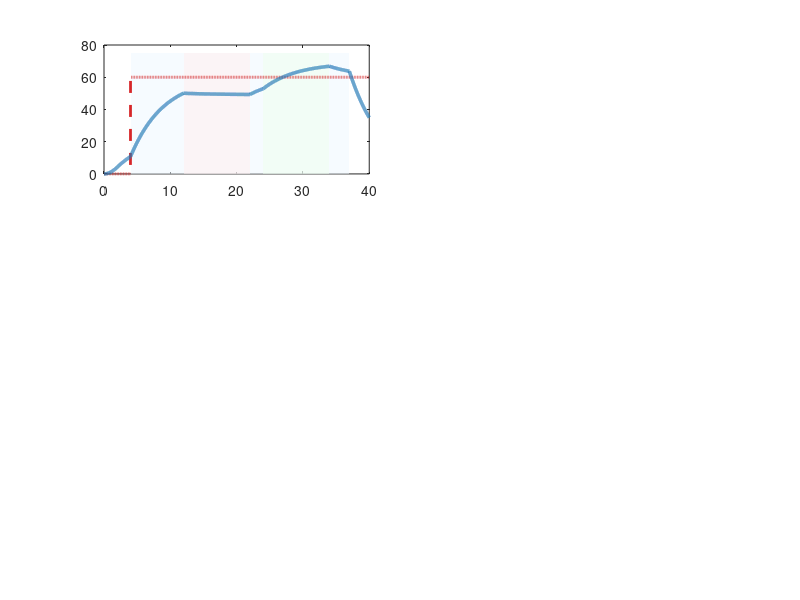

Reproduce this figure in MATLAB. (Note: this script raises an error after producing the figure.)
%% ============================================================
%%  EV CRUISE CONTROL SYSTEM  —  Complete MATLAB Implementation
%%
%%  Plant model   :  G(s) = 1 / (5s + 1)
%%  Controller    :  PID with derivative filter
%%  Features      :  Interactive speed input, button engagement,
%%                   brake override, uphill/downhill disturbance
%%                   rejection, 6-panel analysis figure, zoomed
%%                   disturbance plots, quantitative report
%%
%%  HOW TO RUN:
%%    1. Full simulation (standalone, no Simulink needed):
%%         >> cruise_control_run_simulation()
%%
%%    2. Controller design + open-loop analysis only:
%%         >> cruise_control_design()
%%
%%    3. Post-Simulink analysis (requires Simulink workspace data):
%%         >> cruise_control_analyze_simulink()
%%
%%    4. Step-by-step Simulink build guide (prints to console):
%%         >> cruise_control_simulink_guide()
%%
%%  All four entry points are defined as functions in this file.
%%
%%  Author  : [Your Name]
%%  Version : 2.0
%%  Tested  : MATLAB R2020b+  |  Control System Toolbox required
%% ============================================================


%% ============================================================
%%  ENTRY POINT 1 — FULL STANDALONE SIMULATION
%% ============================================================

function cruise_control_run_simulation()
%CRUISE_CONTROL_RUN_SIMULATION
%   Interactive EV cruise control simulation.
%   Prompts for a target cruise speed, runs a 40-second Euler
%   integration, plots results, and prints a performance report.
%
%   Usage:
%     >> cruise_control_run_simulation()

    clear; close all; clc;

    % ── Banner ────────────────────────────────────────────────
    fprintf('╔══════════════════════════════════════════════════╗\n');
    fprintf('║  EV CRUISE CONTROL SYSTEM  —  SIMULATION SETUP   ║\n');
    fprintf('╚══════════════════════════════════════════════════╝\n\n');

    % ─────────────────────────────────────────────────────────
    %  SECTION 0  :  USER INPUT
    % ─────────────────────────────────────────────────────────
    SPEED_MIN_KMH = 10;
    SPEED_MAX_KMH = 200;
    DEFAULT_SPEED  = 60;

    cruise_speed_kmh = input(sprintf( ...
        '  Enter desired cruise speed (%d-%d km/h): ', ...
        SPEED_MIN_KMH, SPEED_MAX_KMH));

    if isempty(cruise_speed_kmh) || ...
       ~isnumeric(cruise_speed_kmh) || ...
       cruise_speed_kmh < SPEED_MIN_KMH || ...
       cruise_speed_kmh > SPEED_MAX_KMH

        cruise_speed_kmh = DEFAULT_SPEED;
        fprintf('  WARNING: Invalid input — using default: %d km/h\n', DEFAULT_SPEED);
    end

    fprintf('\n  Cruise speed set: %.0f km/h\n', cruise_speed_kmh);
    fprintf('  Running simulation...\n\n');

    % ─────────────────────────────────────────────────────────
    %  SECTION 1  :  SYSTEM PARAMETERS
    % ─────────────────────────────────────────────────────────

    % ── PID Gains (tuned for G(s) = 1/(5s+1)) ───────────────
    %   Closed-loop bandwidth ~1.8 rad/s; phase margin ~55 deg
    Kp = 8.5;   % Proportional gain
    Ki = 2.0;   % Integral gain         [eliminates SS error]
    Kd = 5.0;   % Derivative gain       [improves transient]
    Tf = 0.1;   % Derivative filter TC  [N = 1/Tf = 10]

    % ── Plant ─────────────────────────────────────────────────
    %   First-order EV drive:  tau * dy/dt + y = u + d
    %     y = normalised speed [0..1]
    %     u = throttle command [0..1]
    %     d = road-slope disturbance [normalised]
    tau = 5;              % Time constant [s]
    speed_scale = cruise_speed_kmh;   % [km/h per normalised unit]
    ref_norm    = 1.0;                % Normalised reference

    % ── Simulation grid ───────────────────────────────────────
    dt      = 0.01;    % 100 Hz — well above plant bandwidth
    T_total = 40;      % Simulation duration [s]
    t       = 0 : dt : T_total;
    N       = length(t);

    % ─────────────────────────────────────────────────────────
    %  SECTION 2  :  EVENT TIMELINE
    % ─────────────────────────────────────────────────────────
    t_cruise_on    = 4;    % Driver presses cruise button
    t_uphill       = 12;   % Road tilts uphill
    t_uphill_end   = 22;   % Road levels out
    t_downhill     = 24;   % Road tilts downhill
    t_downhill_end = 34;   % Road levels out
    t_brake        = 37;   % Driver brakes — cruise disengages

    DIST_UPHILL   = -0.18;   % Increased load (uphill)
    DIST_DOWNHILL = +0.15;   % Reduced  load (downhill)

    % ─────────────────────────────────────────────────────────
    %  SECTION 3  :  PRE-ALLOCATE STATE ARRAYS
    % ─────────────────────────────────────────────────────────
    speed_norm   = zeros(1, N);   % Normalised speed    [0..1]
    speed_kmh    = zeros(1, N);   % Speed               [km/h]
    setpoint_kmh = zeros(1, N);   % Cruise setpoint     [km/h]
    error_kmh    = zeros(1, N);   % Tracking error      [km/h]
    throttle_cmd = zeros(1, N);   % Throttle command    [0..1]
    disturbance  = zeros(1, N);   % Road disturbance    [norm]
    cruise_on    = false(1, N);   % Cruise-active flag

    THROTTLE_INIT = 0.40;   % Manual throttle before cruise engages

    % ─────────────────────────────────────────────────────────
    %  SECTION 4  :  INITIALISE PID STATES
    % ─────────────────────────────────────────────────────────
    pid_integral   = 0;
    pid_prev_err   = 0;
    pid_prev_deriv = 0;
    cruise_active  = false;
    setpoint_norm  = 0;

    % ─────────────────────────────────────────────────────────
    %  SECTION 5  :  MAIN SIMULATION LOOP
    %
    %  Euler forward integration. Each step computes:
    %    (a) disturbance value
    %    (b) cruise / brake state machine
    %    (c) PID or manual throttle
    %    (d) plant state update
    %    (e) record signals
    % ─────────────────────────────────────────────────────────
    for i = 2 : N

        tc = t(i-1);   % Current time [s]

        % ── 5a. Disturbance profile ───────────────────────────
        d = 0;
        if tc >= t_uphill   && tc < t_uphill_end,   d = DIST_UPHILL;   end
        if tc >= t_downhill && tc < t_downhill_end, d = DIST_DOWNHILL; end
        disturbance(i-1) = d;

        % ── 5b. Cruise / brake state machine ──────────────────
        if tc >= t_brake
            cruise_active = false;
            pid_integral  = 0;   % Clear integrator on disengage
        elseif tc >= t_cruise_on && ~cruise_active
            cruise_active = true;
            setpoint_norm = ref_norm;
        end

        % ── 5c. Throttle command ──────────────────────────────
        if cruise_active
            % PID control
            err          = setpoint_norm - speed_norm(i-1);
            pid_integral = pid_integral + err * dt;

            % Derivative with first-order low-pass filter
            %   D(s) = Kd * s / (Tf*s + 1)
            raw_deriv  = (err - pid_prev_err) / dt;
            alpha      = Tf / dt;
            filt_deriv = (raw_deriv + alpha * pid_prev_deriv) / (1 + alpha);

            u = Kp * err + Ki * pid_integral + Kd * filt_deriv;
            u = max(0, min(1, u));   % Actuator saturation [0, 1]

            pid_prev_err   = err;
            pid_prev_deriv = filt_deriv;

        else
            % Manual / coast throttle
            if tc < t_cruise_on
                u = min(THROTTLE_INIT, THROTTLE_INIT * tc / 2);   % Ramp-up
            else
                u = 0;   % Coast after braking
            end
            pid_integral   = 0;
            pid_prev_err   = 0;
            pid_prev_deriv = 0;
        end

        throttle_cmd(i-1) = u;

        % ── 5d. Plant dynamics (Euler forward) ────────────────
        %   tau * dy/dt = -y + u + d
        dydt          = (-speed_norm(i-1) + u + disturbance(i-1)) / tau;
        speed_norm(i) = speed_norm(i-1) + dydt * dt;
        speed_norm(i) = max(0, speed_norm(i));

        % ── 5e. Record signals ────────────────────────────────
        speed_kmh(i-1)    = speed_norm(i-1) * speed_scale;
        setpoint_kmh(i-1) = setpoint_norm   * speed_scale;
        error_kmh(i-1)    = (setpoint_norm - speed_norm(i-1)) * speed_scale;
        cruise_on(i-1)    = cruise_active;

    end  % end simulation loop

    % Fill final sample
    speed_kmh(end)    = speed_norm(end) * speed_scale;
    setpoint_kmh(end) = setpoint_norm   * speed_scale;
    error_kmh(end)    = error_kmh(end-1);
    throttle_cmd(end) = throttle_cmd(end-1);
    disturbance(end)  = disturbance(end-1);
    cruise_on(end)    = cruise_active;

    % ─────────────────────────────────────────────────────────
    %  SECTION 6  :  PERFORMANCE METRICS
    % ─────────────────────────────────────────────────────────
    RECOVERY_BAND_KMH  = cruise_speed_kmh * 0.02;   % 2% of setpoint
    RECOVERY_BAND_PCT  = 2.0;

    % ── Indices for post-engagement analysis ──────────────────
    idx_on = find(cruise_on, 1, 'first');

    ss_error_pct = NaN;  overshoot_pct = NaN;
    rise_time    = NaN;  settling_time = NaN;

    if ~isempty(idx_on)
        sp = setpoint_kmh(idx_on);   % Capture setpoint at engagement

        % Steady-state error — use last 5 s of cruise window
        idx_brake = find(t >= t_brake, 1);
        if isempty(idx_brake), idx_brake = N; end
        idx_ss = max(idx_on, idx_brake - round(5/dt));
        ss_error_kmh = mean(abs(error_kmh(idx_ss : idx_brake-1)));
        ss_error_pct = (ss_error_kmh / sp) * 100;

        % Overshoot
        max_speed    = max(speed_kmh(idx_on : idx_brake-1));
        overshoot_pct = max(0, (max_speed - sp) / sp * 100);

        % Rise time (10% → 90% of setpoint, from engagement)
        spd_slice = speed_kmh(idx_on : idx_brake-1);
        i10 = find(spd_slice >= 0.10 * sp, 1);
        i90 = find(spd_slice >= 0.90 * sp, 1);
        if ~isempty(i10) && ~isempty(i90)
            rise_time = (i90 - i10) * dt;
        end

        % Settling time (within 2% band, from engagement)
        i_set = find(abs(spd_slice - sp) <= RECOVERY_BAND_KMH, 1);
        if ~isempty(i_set)
            settling_time = (i_set - 1) * dt;
        end
    end

    % ── Disturbance metrics ───────────────────────────────────
    [max_dev_up, rec_up] = disturbanceMetrics( ...
        t, error_kmh, t_uphill, t_uphill_end, RECOVERY_BAND_KMH);
    [max_dev_dn, rec_dn] = disturbanceMetrics( ...
        t, error_kmh, t_downhill, t_downhill_end, RECOVERY_BAND_KMH);

    % ─────────────────────────────────────────────────────────
    %  SECTION 7  :  CONSOLE PERFORMANCE REPORT
    % ─────────────────────────────────────────────────────────
    fprintf('╔══════════════════════════════════════════════════╗\n');
    fprintf('║           PERFORMANCE REPORT                      ║\n');
    fprintf('║  Target: %3.0f km/h | PID Kp=%.1f Ki=%.1f Kd=%.1f  ║\n', ...
            cruise_speed_kmh, Kp, Ki, Kd);
    fprintf('╠══════════════════════════════════════════════════╣\n');

    printMetricLine('Steady-state error', ss_error_kmh, 'km/h', ...
                    ss_error_pct, '%', RECOVERY_BAND_PCT, '< 2%');
    printMetricLine('Overshoot', overshoot_pct, '%', [], '', 5.0, '< 5%');
    printValueLine('Rise time (10%%–90%%)', rise_time, 's');
    printValueLine('Settling time (2%% band)', settling_time, 's');

    fprintf('╠══════════════════════════════════════════════════╣\n');
    fprintf('║  DISTURBANCE REJECTION                            ║\n');
    fprintf('╠══════════════════════════════════════════════════╣\n');

    printValueLine('Uphill  — peak deviation', max_dev_up, 'km/h');
    printValueLine('Uphill  — recovery time',  rec_up,     's');
    printValueLine('Downhill — peak deviation', max_dev_dn, 'km/h');
    printValueLine('Downhill — recovery time',  rec_dn,     's');

    fprintf('╚══════════════════════════════════════════════════╝\n\n');

    % ─────────────────────────────────────────────────────────
    %  SECTION 8  :  6-PANEL ANALYSIS FIGURE
    % ─────────────────────────────────────────────────────────

    % Colour palette
    CLR.speed  = [0.13 0.47 0.71];   % Steel blue
    CLR.ref    = [0.84 0.15 0.16];   % Red
    CLR.ctrl   = [0.17 0.63 0.17];   % Green
    CLR.err    = [1.00 0.50 0.05];   % Orange
    CLR.dist   = [0.58 0.40 0.74];   % Purple
    CLR.shade  = [0.95 0.95 0.80];   % Pale yellow

    % Helper: add a vertical event line
    markEvent = @(ax, tx, lbl, clr) xline(ax, tx, '--', lbl, ...
        'Color', clr, 'LineWidth', 1.2, 'FontSize', 8);

    fig1 = figure('Name', 'EV Cruise Control — Performance Analysis', ...
                  'Position', [50 50 1400 900], 'Color', [1 1 1]);

    % ── Panel 1: Speed tracking ───────────────────────────────
    ax1 = subplot(3, 2, 1);
    shadePeriod(ax1, t_cruise_on, t_brake, cruise_speed_kmh * 1.25, [0.93 0.97 1.00]);
    shadePeriod(ax1, t_uphill,   t_uphill_end,   cruise_speed_kmh * 1.25, [1.00 0.93 0.93]);
    shadePeriod(ax1, t_downhill, t_downhill_end, cruise_speed_kmh * 1.25, [0.93 1.00 0.93]);
    hold(ax1, 'on');
    plot(ax1, t, setpoint_kmh, '--', 'Color', CLR.ref,   'LineWidth', 2.0);
    plot(ax1, t, speed_kmh,    '-',  'Color', CLR.speed, 'LineWidth', 2.5);
    markEvent(ax1, t_cruise_on,  'Cruise ON',  [0 0.6 0]);
    markEvent(ax1, t_brake,      'Brake',      [0.8 0 0]);
    legend(ax1, 'Setpoint', 'Actual speed', 'Location', 'best', 'FontSize', 9);
    formatAxes(ax1, 'Time (s)', 'Speed (km/h)', 'Speed Tracking', 12);

    % ── Panel 2: Tracking error ───────────────────────────────
    ax2 = subplot(3, 2, 2);
    hold(ax2, 'on');
    plot(ax2, t, error_kmh, '-', 'Color', CLR.err, 'LineWidth', 2);
    yline(ax2,  RECOVERY_BAND_KMH, 'g--', sprintf('+%.1f km/h', RECOVERY_BAND_KMH), ...
          'LineWidth', 1.2, 'FontSize', 8);
    yline(ax2, -RECOVERY_BAND_KMH, 'g--', sprintf('−%.1f km/h', RECOVERY_BAND_KMH), ...
          'LineWidth', 1.2, 'FontSize', 8);
    yline(ax2, 0, 'k:', 'LineWidth', 0.8);
    markEvent(ax2, t_uphill,   'Uphill',    CLR.dist);
    markEvent(ax2, t_downhill, 'Downhill',  [0.2 0.6 0.8]);
    markEvent(ax2, t_brake,    'Brake',     [0.8 0 0]);
    formatAxes(ax2, 'Time (s)', 'Error (km/h)', 'Tracking Error', 12);

    % ── Panel 3: Throttle command ─────────────────────────────
    ax3 = subplot(3, 2, 3);
    hold(ax3, 'on');
    area(ax3, t, throttle_cmd, 'FaceColor', CLR.ctrl, 'FaceAlpha', 0.3, 'EdgeColor', 'none');
    plot(ax3, t, throttle_cmd, '-', 'Color', CLR.ctrl, 'LineWidth', 2);
    yline(ax3, 1, 'r--', 'Saturation', 'LineWidth', 1.2, 'FontSize', 8);
    yline(ax3, 0, 'k:',  'LineWidth', 0.8);
    markEvent(ax3, t_cruise_on, 'Cruise ON', [0 0.6 0]);
    markEvent(ax3, t_brake,     'Brake',     [0.8 0 0]);
    ylim(ax3, [-0.05 1.15]);
    formatAxes(ax3, 'Time (s)', 'Throttle [0,1]', 'Controller Output', 12);

    % ── Panel 4: Road disturbance ─────────────────────────────
    ax4 = subplot(3, 2, 4);
    hold(ax4, 'on');
    stairs(ax4, t, disturbance, '-', 'Color', CLR.dist, 'LineWidth', 2);
    yline(ax4, 0, 'k:', 'LineWidth', 0.8);
    markEvent(ax4, t_uphill,      'Uphill start',  [0.8 0.1 0.1]);
    markEvent(ax4, t_uphill_end,  'Uphill end',    [0.5 0.5 0.5]);
    markEvent(ax4, t_downhill,    'Downhill start',[0.1 0.4 0.8]);
    markEvent(ax4, t_downhill_end,'Downhill end',  [0.5 0.5 0.5]);
    formatAxes(ax4, 'Time (s)', 'Disturbance [norm]', 'Road-Slope Disturbance', 12);

    % ── Panel 5: Performance bar chart ───────────────────────
    ax5 = subplot(3, 2, 5);
    metric_labels = {'SS Error (%)', 'Overshoot (%)'};
    actual_vals   = [ss_error_pct, overshoot_pct];
    limit_vals    = [2, 5];

    bar_h = bar(ax5, 1:2, [actual_vals; limit_vals]', 0.7);
    bar_h(1).FaceColor = CLR.speed;
    bar_h(2).FaceColor = [0.85 0.85 0.85];

    for k = 1:2
        val = actual_vals(k);  lim = limit_vals(k);
        if ~isnan(val)
            if val <= lim, lbl = 'PASS'; clr = [0.10 0.60 0.10];
            else,           lbl = 'FAIL'; clr = [0.80 0.10 0.10];
            end
            text(ax5, k, max(val, lim) + 0.15, lbl, ...
                 'HorizontalAlignment', 'center', ...
                 'Color', clr, 'FontWeight', 'bold', 'FontSize', 9);
        end
    end

    set(ax5, 'XTick', 1:2, 'XTickLabel', metric_labels, 'FontSize', 10);
    legend(ax5, 'Actual', 'Limit', 'Location', 'northwest', 'FontSize', 9);
    ylabel(ax5, 'Percentage (%)');
    title(ax5, 'Performance vs. Requirements', 'FontSize', 12, 'FontWeight', 'bold');
    grid(ax5, 'on');
    valid_v = actual_vals(~isnan(actual_vals));
    ylim(ax5, [0, max([valid_v, limit_vals]) * 1.5 + 0.5]);

    % ── Panel 6: Cruise-on flag ───────────────────────────────
    ax6 = subplot(3, 2, 6);
    area(ax6, t, double(cruise_on), 'FaceColor', [0.20 0.75 0.40], ...
         'FaceAlpha', 0.5, 'EdgeColor', 'none');
    hold(ax6, 'on');
    plot(ax6, t, double(cruise_on), '-', 'Color', [0.10 0.55 0.25], 'LineWidth', 2);
    ylim(ax6, [-0.1 1.3]);
    set(ax6, 'YTick', [0 1], 'YTickLabel', {'OFF', 'ON'});
    markEvent(ax6, t_cruise_on, 'Engage', [0 0.6 0]);
    markEvent(ax6, t_brake,     'Brake',  [0.8 0 0]);
    formatAxes(ax6, 'Time (s)', 'State', 'Cruise Active Flag', 12);

    sgtitle(fig1, sprintf( ...
        'EV Cruise Control  |  Target: %d km/h  |  PID  Kp=%.1f  Ki=%.1f  Kd=%.1f  Tf=%.2f s', ...
        cruise_speed_kmh, Kp, Ki, Kd, Tf), ...
        'FontSize', 13, 'FontWeight', 'bold');

    % ─────────────────────────────────────────────────────────
    %  SECTION 9  :  ZOOMED DISTURBANCE FIGURES
    % ─────────────────────────────────────────────────────────
    fig2 = figure('Name', 'Disturbance Rejection — Zoomed', ...
                  'Position', [60 60 1200 480], 'Color', [1 1 1]);

    ZOOM_MARGIN = 2;

    ax_up = subplot(1, 2, 1);
    plotZoomPanel(ax_up, t, speed_kmh, setpoint_kmh, ...
        t_uphill, t_uphill_end, ZOOM_MARGIN, ...
        [1.00 0.92 0.92], CLR, markEvent, ...
        {'Uphill starts', 'Flat again'}, ...
        [0.8 0.1 0.1; 0.5 0.5 0.5], ...
        'Uphill Response (Zoomed)');

    ax_dn = subplot(1, 2, 2);
    plotZoomPanel(ax_dn, t, speed_kmh, setpoint_kmh, ...
        t_downhill, t_downhill_end, ZOOM_MARGIN, ...
        [0.90 0.95 1.00], CLR, markEvent, ...
        {'Downhill starts', 'Flat again'}, ...
        [0.1 0.4 0.8; 0.5 0.5 0.5], ...
        'Downhill Response (Zoomed)');

    sgtitle(fig2, 'Disturbance Rejection — Uphill & Downhill', ...
            'FontSize', 13, 'FontWeight', 'bold');

    % ─────────────────────────────────────────────────────────
    %  SECTION 10  :  SAVE OUTPUTS
    % ─────────────────────────────────────────────────────────
    fname_fig1 = sprintf('cruise_analysis_%dkmh.png',  cruise_speed_kmh);
    fname_fig2 = sprintf('disturbance_zoom_%dkmh.png', cruise_speed_kmh);
    fname_mat  = sprintf('simulation_data_%dkmh.mat',  cruise_speed_kmh);

    saveas(fig1, fname_fig1);
    saveas(fig2, fname_fig2);
    save(fname_mat, 't', 'speed_kmh', 'setpoint_kmh', ...
         'error_kmh', 'throttle_cmd', 'disturbance', 'cruise_on');

    fprintf('Saved:\n  %s\n  %s\n  %s\n\nDone.\n\n', ...
            fname_fig1, fname_fig2, fname_mat);

end  % function cruise_control_run_simulation


%% ============================================================
%%  ENTRY POINT 2 — CONTROLLER DESIGN & OPEN-LOOP ANALYSIS
%% ============================================================

function cruise_control_design()
%CRUISE_CONTROL_DESIGN
%   Designs the PID controller for G(s) = 1/(5s+1).
%   Compares auto-tuned vs manually optimised parameters,
%   analyses stability margins, and saves params to .mat file.
%
%   Requires: Control System Toolbox
%
%   Usage:
%     >> cruise_control_design()

    clear; close all; clc;

    % ── Plant ─────────────────────────────────────────────────
    num = 1;  den = [5 1];
    G = tf(num, den);

    fprintf('=== SYSTEM TRANSFER FUNCTION ===\n');
    fprintf('  G(s) = 1/(5s + 1)\n');
    fprintf('  Pole: %.4f  |  Time constant: 5 s\n\n', pole(G));

    % ── Open-loop step response ───────────────────────────────
    figure('Name', 'Open-Loop Response', 'Position', [100 100 1200 400]);
    subplot(1, 2, 1);
    [y_ol, t_ol] = step(G, 30);
    plot(t_ol, y_ol, 'LineWidth', 2); grid on;
    title('Open-Loop Step Response'); xlabel('Time (s)'); ylabel('Speed (norm)');

    info_ol = stepinfo(G);
    fprintf('=== OPEN-LOOP PERFORMANCE ===\n');
    fprintf('  Rise time     : %.2f s\n', info_ol.RiseTime);
    fprintf('  Settling time : %.2f s\n', info_ol.SettlingTime);
    fprintf('  SS value      : %.4f  (error: %.2f%%)\n\n', ...
            y_ol(end), (1-y_ol(end))*100);

    subplot(1, 2, 2); margin(G); grid on; title('Open-Loop Bode Plot');

    % ── Auto-tuned PID ────────────────────────────────────────
    opts   = pidtuneOptions('DesignFocus', 'balanced');
    C_auto = pidtune(G, 'PID', opts);

    fprintf('=== AUTO-TUNED PID ===\n');
    fprintf('  Kp=%.4f  Ki=%.4f  Kd=%.4f  Tf=%.4f\n\n', ...
            C_auto.Kp, C_auto.Ki, C_auto.Kd, C_auto.Tf);

    % ── Manually optimised PID ────────────────────────────────
    Kp = 8.5;  Ki = 2.0;  Kd = 5.0;  Tf = 0.1;
    C_manual = pid(Kp, Ki, Kd, Tf);

    fprintf('=== MANUALLY OPTIMISED PID ===\n');
    fprintf('  Kp=%.4f  Ki=%.4f  Kd=%.4f  Tf=%.4f\n\n', Kp, Ki, Kd, Tf);

    % ── Closed-loop analysis ──────────────────────────────────
    T_auto   = feedback(C_auto   * G, 1);
    T_manual = feedback(C_manual * G, 1);

    figure('Name', 'Controller Comparison', 'Position', [100 150 1400 500]);
    subplot(1, 2, 1);
    step(G, 'b--', T_auto, 'r', T_manual, 'g', 30);
    legend('Open-Loop', 'Auto-tuned', 'Manual', 'Location', 'best');
    grid on; title('Step Response Comparison');
    xlabel('Time (s)'); ylabel('Speed (norm)');

    info_a = stepinfo(T_auto);
    info_m = stepinfo(T_manual);

    fprintf('=== CLOSED-LOOP: AUTO-TUNED ===\n');
    fprintf('  Rise %.2f s  |  Settle %.2f s  |  Overshoot %.2f%%  |  SS err %.2f%%\n\n', ...
            info_a.RiseTime, info_a.SettlingTime, info_a.Overshoot, ...
            (1 - dcgain(T_auto))*100);

    fprintf('=== CLOSED-LOOP: MANUAL ===\n');
    fprintf('  Rise %.2f s  |  Settle %.2f s  |  Overshoot %.2f%%  |  SS err %.2f%%\n\n', ...
            info_m.RiseTime, info_m.SettlingTime, info_m.Overshoot, ...
            (1 - dcgain(T_manual))*100);

    % Requirements bar
    subplot(1, 2, 2);
    reqs = {'Overshoot < 5%', 'SS Err < 2%', 'Stable'};
    a_pass = [info_a.Overshoot<5, abs(1-dcgain(T_auto))*100<2, isstable(T_auto)];
    m_pass = [info_m.Overshoot<5, abs(1-dcgain(T_manual))*100<2, isstable(T_manual)];
    bar(1:3, [a_pass; m_pass]');
    set(gca, 'XTickLabel', reqs); ylim([0 1.2]);
    legend('Auto-tuned', 'Manual'); ylabel('Pass (1) / Fail (0)');
    title('Requirements Verification'); grid on;

    % ── Stability margins ──────────────────────────────────────
    [Gm, Pm, Wcg, Wcp] = margin(C_manual * G);
    fprintf('=== STABILITY MARGINS ===\n');
    fprintf('  Gain margin  : %.2f dB at %.2f rad/s\n', 20*log10(Gm), Wcg);
    fprintf('  Phase margin : %.2f deg at %.2f rad/s\n\n', Pm, Wcp);

    % ── Save parameters ───────────────────────────────────────
    controller_params.Kp        = Kp;
    controller_params.Ki        = Ki;
    controller_params.Kd        = Kd;
    controller_params.Tf        = Tf;
    controller_params.plant_num = num;
    controller_params.plant_den = den;
    save('cruise_control_params.mat', 'controller_params');

    fprintf('Parameters saved → cruise_control_params.mat\n\n');
    fprintf('=== SUMMARY ===\n');
    fprintf('  Kp=%.4f  Ki=%.4f  Kd=%.4f  Tf=%.4f\n', Kp, Ki, Kd, Tf);
    fprintf('  SS error  : %.2f%% (req < 2%%)\n', abs(1-dcgain(T_manual))*100);
    fprintf('  Overshoot : %.2f%% (req < 5%%)\n\n', info_m.Overshoot);

end  % function cruise_control_design


%% ============================================================
%%  ENTRY POINT 3 — POST-SIMULINK SIMULATION ANALYSIS
%% ============================================================

function cruise_control_analyze_simulink()
%CRUISE_CONTROL_ANALYZE_SIMULINK
%   Run after the Simulink model to analyse workspace data.
%   Expects variables: tout, speed_out, setpoint_out,
%   control_out, error_out, cruise_status_out.
%
%   Usage:
%     >> sim('cruise_control_system')
%     >> cruise_control_analyze_simulink()

    fprintf('═══════════════════════════════════════════════════\n');
    fprintf('  CRUISE CONTROL — POST-SIMULINK ANALYSIS\n');
    fprintf('═══════════════════════════════════════════════════\n\n');

    % ── Load workspace data ───────────────────────────────────
    required = {'tout','speed_out','setpoint_out', ...
                'control_out','error_out','cruise_status_out'};
    for k = 1:numel(required)
        if ~evalin('base', sprintf('exist(''%s'',''var'')', required{k}))
            error('Variable "%s" not found. Run Simulink model first.', required{k});
        end
    end

    t             = evalin('base', 'tout');
    speed         = evalin('base', 'speed_out');
    setpoint      = evalin('base', 'setpoint_out');
    control       = evalin('base', 'control_out');
    error_signal  = evalin('base', 'error_out');
    cruise_status = evalin('base', 'cruise_status_out');

    % ── Cruise activation metrics ─────────────────────────────
    cruise_active_idx = find(cruise_status > 0.5);
    passed = 0; total = 4;

    if isempty(cruise_active_idx)
        warning('Cruise control was never activated!');
    else
        cruise_start_time = t(cruise_active_idx(1));
        sp = setpoint(cruise_active_idx(1));

        fprintf('Cruise activated at t = %.2f s  |  setpoint = %.2f km/h\n\n', ...
                cruise_start_time, sp);

        % Steady-state error
        idx_ss = find(t > cruise_start_time + 10, 1);
        if ~isempty(idx_ss)
            ss_err = abs(setpoint(idx_ss:end) - speed(idx_ss:end));
            ss_error_pct = mean(ss_err) / mean(setpoint(idx_ss:end)) * 100;
            fprintf('Steady-state error : %.2f%%\n', ss_error_pct);
            if ss_error_pct < 2, fprintf('  ✓ PASS (< 2%%)\n\n'); passed=passed+1;
            else,                  fprintf('  ✗ FAIL\n\n'); end
        end

        % Overshoot
        spd_cruise = speed(cruise_active_idx);
        overshoot  = max(0, (max(spd_cruise) - sp) / sp * 100);
        fprintf('Overshoot : %.2f%%\n', overshoot);
        if overshoot < 5, fprintf('  ✓ PASS (< 5%%)\n\n'); passed=passed+1;
        else,              fprintf('  ✗ FAIL\n\n'); end

        % Settling time
        band = sp * 0.02;
        i_set = find(abs(spd_cruise - sp) <= band, 1);
        if ~isempty(i_set)
            settle = t(cruise_active_idx(i_set)) - cruise_start_time;
            fprintf('Settling time : %.2f s\n\n', settle);
            passed = passed + 1;
        end
    end

    % Disturbance
    dist_idx = find(t >= 10, 1);
    if ~isempty(dist_idx) && cruise_status(dist_idx) > 0.5
        dev       = abs(speed(dist_idx:end) - setpoint(dist_idx:end));
        rec_band  = mean(setpoint(dist_idx:end)) * 0.02;
        rec_idx   = find(dev <= rec_band, 1);
        if ~isempty(rec_idx)
            rec_time = t(dist_idx + rec_idx - 1) - t(dist_idx);
            fprintf('Disturbance recovery : %.2f s\n', rec_time);
            if rec_time < 10, fprintf('  ✓ PASS\n\n'); passed=passed+1;
            else,              fprintf('  ✗ FAIL\n\n'); end
        end
    end

    fprintf('Overall: %d / %d requirements met\n\n', passed, total);

    % ── Comprehensive plot ────────────────────────────────────
    figure('Name', 'Simulink Performance Analysis', ...
           'Position', [50 50 1400 900]);

    subplot(3,2,1);
    plot(t, setpoint, 'r--', 'LineWidth', 2); hold on;
    plot(t, speed,    'b',   'LineWidth', 2);
    grid on; legend('Setpoint','Speed'); xlabel('Time (s)'); ylabel('km/h');
    title('Speed Tracking'); xline(10,'k--','Disturbance');

    subplot(3,2,2);
    plot(t, error_signal, 'r', 'LineWidth', 2); hold on;
    yline(2,'g--','+2%'); yline(-2,'g--','-2%');
    xline(10,'k--','Disturbance'); grid on;
    xlabel('Time (s)'); ylabel('Error (km/h)'); title('Tracking Error');

    subplot(3,2,3);
    plot(t, control, 'g', 'LineWidth', 2); hold on;
    yline(1,'r--','Sat'); yline(0,'k:');
    xline(10,'k--','Disturbance'); grid on;
    xlabel('Time (s)'); ylabel('Control [0,1]'); title('Throttle Command');

    subplot(3,2,[4 6]);
    plot(t, speed, 'b', 'LineWidth', 2); hold on;
    plot(t, setpoint, 'r--', 'LineWidth', 1.5);
    plot(t, cruise_status .* max(setpoint) * 1.05, 'm:', 'LineWidth', 1.5);
    xline(10,'k--'); grid on;
    legend('Speed','Setpoint','Cruise status');
    xlabel('Time (s)'); ylabel('km/h'); title('Full System Overview');

    % ── Save ──────────────────────────────────────────────────
    results.time = t; results.speed = speed; results.setpoint = setpoint;
    results.control = control; results.error = error_signal;
    save('simulation_results.mat', 'results');
    saveas(gcf, 'cruise_control_performance.png');
    fprintf('Saved: simulation_results.mat | cruise_control_performance.png\n\n');

end  % function cruise_control_analyze_simulink


%% ============================================================
%%  ENTRY POINT 4 — SIMULINK BUILD GUIDE (console print)
%% ============================================================

function cruise_control_simulink_guide()
%CRUISE_CONTROL_SIMULINK_GUIDE
%   Prints the step-by-step Simulink model building guide.
%
%   Usage:
%     >> cruise_control_simulink_guide()

    fprintf('═══════════════════════════════════════════════════\n');
    fprintf('  SIMULINK MODEL BUILDING GUIDE\n');
    fprintf('  cruise_control_system.slx\n');
    fprintf('═══════════════════════════════════════════════════\n\n');

    fprintf('STEP 1 — Create new model\n');
    fprintf('  simulink → New Model (Ctrl+N)\n');
    fprintf('  Save as: cruise_control_system.slx\n\n');

    fprintf('STEP 2 — Add INPUT blocks (Sources library)\n');
    fprintf('  • Pulse Generator   → Cruise_Enable_Button\n');
    fprintf('    Period=1000 | Amplitude=1 | PulseWidth=2 | Delay=3\n');
    fprintf('  • Signal Builder    → Throttle_Input\n');
    fprintf('    t=[0,2,3,5,7,30]  Throttle=[0.4,0.4,0.5,0.5,0.5,0.5]\n');
    fprintf('  • Pulse Generator   → Brake_Pedal\n');
    fprintf('    Period=1000 | Amplitude=1 | PulseWidth=2 | Delay=15\n');
    fprintf('  • Step              → Slope_Disturbance\n');
    fprintf('    StepTime=10 | Init=0 | Final=-0.15\n\n');

    fprintf('STEP 3 — Add LOGIC blocks (MATLAB Function)\n');
    fprintf('  • Cruise_State_Logic  (inputs: cruise_button, brake)\n');
    fprintf('    Toggle on rising edge; disable on brake press.\n');
    fprintf('    persistent state prev_button\n');
    fprintf('    if cruise_button>0.5 && prev_button<=0.5: state=~state\n');
    fprintf('    if brake>0.5: state=0\n\n');
    fprintf('  • Cruise_Speed_Setter (inputs: cruise_active, speed, throttle)\n');
    fprintf('    Capture speed at engagement; update if throttle higher.\n\n');

    fprintf('STEP 4 — Add CONTROLLER blocks\n');
    fprintf('  • Sum → Speed_Error  (setpoint − current_speed)\n');
    fprintf('  • PID Controller: Kp=8.5  Ki=2.0  Kd=5.0  N=10\n');
    fprintf('    Enable external reset (connect ~cruise_active)\n');
    fprintf('  • Switch → Control_Mode_Switch\n');
    fprintf('    Input1=Throttle | Input2=cruise_active | Input3=PID_out\n');
    fprintf('  • Saturation: [0, 1]\n\n');

    fprintf('STEP 5 — Add PLANT blocks\n');
    fprintf('  • Sum    → Add_Disturbance (control + slope)\n');
    fprintf('  • Transfer Fcn: num=[1]  den=[5 1]\n');
    fprintf('  • Gain   → Speed_to_kmh (value = target km/h, e.g. 50)\n\n');

    fprintf('STEP 6 — Add OUTPUT blocks\n');
    fprintf('  • 4 Scopes  (Speed, Control, Error, Status)\n');
    fprintf('  • 5 To Workspace blocks\n');
    fprintf('    speed_out | setpoint_out | control_out | error_out | cruise_status_out\n');
    fprintf('  • 3 Display blocks (current speed, setpoint, status)\n\n');

    fprintf('STEP 7 — Simulation settings\n');
    fprintf('  Simulation > Configuration Parameters:\n');
    fprintf('    Stop time: 30 | Solver: ode45 | Type: Variable-step\n\n');

    fprintf('STEP 8 — Run and verify\n');
    fprintf('  Click Run → open all scopes\n');
    fprintf('  Then: >> cruise_control_analyze_simulink()\n\n');

    fprintf('PID BLOCK SETTINGS (for reference):\n');
    fprintf('  Kp = 8.5 | Ki = 2.0 | Kd = 5.0 | N (filter) = 10\n');
    fprintf('  Enable: External reset, Anti-windup\n\n');

    fprintf('═══════════════════════════════════════════════════\n\n');

end  % function cruise_control_simulink_guide


%% ============================================================
%%  LOCAL HELPER FUNCTIONS
%%  (shared across all entry points above)
%% ============================================================

function [max_dev, recovery_time] = disturbanceMetrics(t, err_kmh, t_start, t_end, band)
%DISTURBANCEMETRICS  Peak deviation and recovery time for a disturbance window.
%
%   Inputs:
%     t             – time vector [s]
%     err_kmh       – tracking error [km/h]
%     t_start/t_end – disturbance window [s]
%     band          – tolerance band [km/h]
%
%   Outputs:
%     max_dev       – peak |error| in window [km/h]
%     recovery_time – seconds from t_start until |error| ≤ band; NaN if never

    i_start = find(t >= t_start, 1, 'first');
    i_end   = find(t >= t_end,   1, 'first');

    if isempty(i_start) || isempty(i_end) || i_start >= i_end
        max_dev = NaN;  recovery_time = NaN;  return;
    end

    window  = err_kmh(i_start : i_end);
    max_dev = max(abs(window));

    rec_i = find(abs(window) <= band, 1, 'last');
    if ~isempty(rec_i)
        recovery_time = t(i_start + rec_i - 1) - t_start;
    else
        recovery_time = NaN;
    end
end

% ─────────────────────────────────────────────────────────────

function shadePeriod(ax, t_lo, t_hi, y_max, face_clr)
%SHADEPERIOD  Shaded background band between two time bounds.
    fill(ax, [t_lo t_hi t_hi t_lo], [0 0 y_max y_max], face_clr, ...
         'EdgeColor', 'none', 'FaceAlpha', 0.5);
    hold(ax, 'on');
end

% ─────────────────────────────────────────────────────────────

function formatAxes(ax, xlab, ylab, ttl, title_fontsize)
%FORMATAXES  Consistent grid, labels, and title for an axes object.
    grid(ax, 'on');  grid(ax, 'minor');
    xlabel(ax, xlab, 'FontSize', 10);
    ylabel(ax, ylab, 'FontSize', 10);
    title(ax,  ttl,  'FontSize', title_fontsize, 'FontWeight', 'bold');
    set(ax, 'FontSize', 9);
end

% ─────────────────────────────────────────────────────────────

function plotZoomPanel(ax, t, speed, setpoint, ...
                       t_evt_start, t_evt_end, margin, ...
                       shade_clr, CLR, markEvent, ...
                       event_labels, event_clrs, panel_title)
%PLOTZOOMPANEL  Zoomed disturbance subplot with shading and event markers.

    y_top = max(setpoint) * 1.2;
    shadePeriod(ax, t_evt_start, t_evt_end, y_top, shade_clr);

    mask = (t >= t_evt_start - margin) & (t <= t_evt_end + margin);
    plot(ax, t(mask), setpoint(mask), '--', 'Color', CLR.ref,   'LineWidth', 2.0);
    hold(ax, 'on');
    plot(ax, t(mask), speed(mask),    '-',  'Color', CLR.speed, 'LineWidth', 2.5);

    markEvent(ax, t_evt_start, event_labels{1}, event_clrs(1,:));
    markEvent(ax, t_evt_end,   event_labels{2}, event_clrs(2,:));

    formatAxes(ax, 'Time (s)', 'Speed (km/h)', panel_title, 12);
    legend(ax, 'Setpoint', 'Actual speed', 'Location', 'best', 'FontSize', 9);
    xlim(ax, [t_evt_start - margin, t_evt_end + margin]);
end

% ─────────────────────────────────────────────────────────────

function printMetricLine(label, primary_val, primary_unit, ...
                          pct_val, pct_unit, limit_val, pass_label)
%PRINTMETRICLINE  Report row with optional PASS/FAIL indicator.

    if isnan(primary_val)
        fprintf('║  %-24s : N/A\n', label);  return;
    end

    if ~isempty(pct_val) && ~isnan(pct_val)
        fprintf('║  %-24s : %6.3f %-4s  (%5.2f %s)\n', ...
                label, primary_val, primary_unit, pct_val, pct_unit);
        ref = pct_val;
    else
        fprintf('║  %-24s : %6.2f %-4s\n', label, primary_val, primary_unit);
        ref = primary_val;
    end

    if ref <= limit_val
        fprintf('║    → PASS  (%s)\n', pass_label);
    else
        fprintf('║    → FAIL  (%s)\n', pass_label);
    end
end

% ─────────────────────────────────────────────────────────────

function printValueLine(label, val, unit)
%PRINTVALUELINE  Report row with no PASS/FAIL requirement.
    if isnan(val)
        fprintf('║  %-30s : N/A\n', label);
    else
        fprintf('║  %-30s : %6.2f %s\n', label, val, unit);
    end
end
